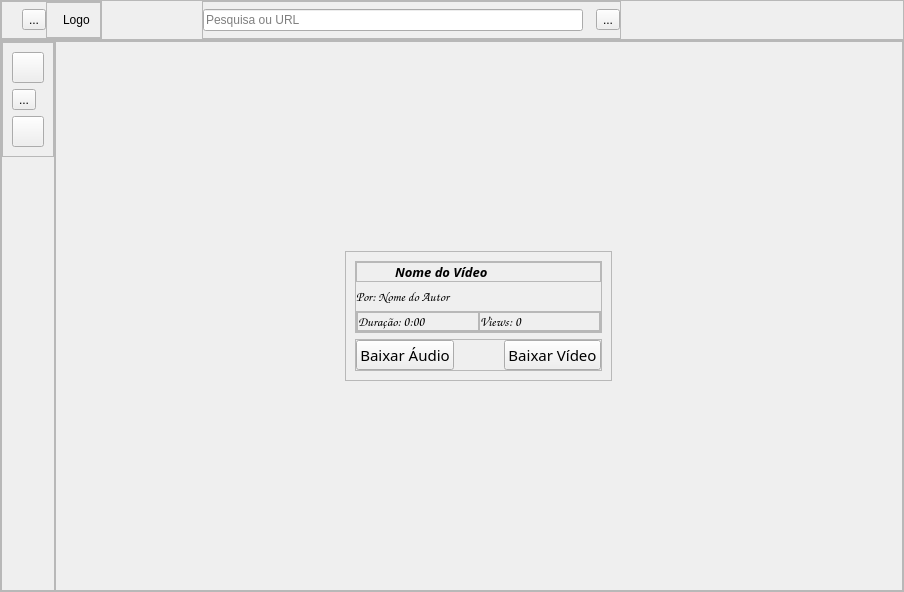
<?xml version="1.0" encoding="UTF-8"?>
<ui version="4.0">
 <class>MainWindow</class>
 <widget class="QMainWindow" name="MainWindow">
  <property name="geometry">
   <rect>
    <x>0</x>
    <y>0</y>
    <width>904</width>
    <height>592</height>
   </rect>
  </property>
  <property name="windowTitle">
   <string>MainWindow</string>
  </property>
  <property name="styleSheet">
   <string notr="true">* {
	border: 0px solid white;
}

* QLabel {
	color: #FFF;
}

QPushButton, QToolButton {
	border: 0;
}

#central_widget, #pages_stacked_widget &gt; QWidget {
	background-color: #110200;
}

#header, #menu_lateral, #frame_pages {
	border: 2px solid #fff;
}

/* Header */
#input_pesquisa {
	background-color: transparent;
	border: 1px solid #FFF;
	padding: 2px 6px;
	color: #FFF;
	border-radius: 8px;
}

#menu_lateral QToolButton {
	fill: #FFF;
}

/* Página Vídeo */
#frame_pag_video {
	background-color: transparent;
	border: 1px solid #FFF;
	color: #FFF;
	border-radius: 8px;
}

#frame_video {
	border: 1px solid #FFF;
	border-radius: 7px;
}

#frame_video_btns QPushButton {
	color: #FFF;
	border: 1px solid #FFF;
	border-radius: 9px;
	padding: 1px 14px;
}

#btn_baixar_audio {
	background-color: #900000;
}

#btn_baixar_video {
	background-color: #833803;
}</string>
  </property>
  <widget class="QWidget" name="central_widget">
   <layout class="QVBoxLayout" name="verticalLayout">
    <property name="spacing">
     <number>0</number>
    </property>
    <property name="leftMargin">
     <number>0</number>
    </property>
    <property name="topMargin">
     <number>0</number>
    </property>
    <property name="rightMargin">
     <number>0</number>
    </property>
    <property name="bottomMargin">
     <number>0</number>
    </property>
    <item>
     <widget class="QFrame" name="header">
      <property name="frameShape">
       <enum>QFrame::StyledPanel</enum>
      </property>
      <property name="frameShadow">
       <enum>QFrame::Raised</enum>
      </property>
      <layout class="QHBoxLayout" name="horizontalLayout_4">
       <property name="spacing">
        <number>100</number>
       </property>
       <property name="leftMargin">
        <number>0</number>
       </property>
       <property name="topMargin">
        <number>0</number>
       </property>
       <property name="rightMargin">
        <number>0</number>
       </property>
       <property name="bottomMargin">
        <number>0</number>
       </property>
       <item>
        <widget class="QFrame" name="frame_header_left">
         <property name="frameShape">
          <enum>QFrame::StyledPanel</enum>
         </property>
         <property name="frameShadow">
          <enum>QFrame::Raised</enum>
         </property>
         <layout class="QHBoxLayout" name="horizontalLayout_3">
          <property name="spacing">
           <number>0</number>
          </property>
          <property name="leftMargin">
           <number>20</number>
          </property>
          <property name="topMargin">
           <number>0</number>
          </property>
          <property name="rightMargin">
           <number>0</number>
          </property>
          <property name="bottomMargin">
           <number>0</number>
          </property>
          <item>
           <widget class="QToolButton" name="btn_menu">
            <property name="cursor">
             <cursorShape>PointingHandCursor</cursorShape>
            </property>
            <property name="text">
             <string>...</string>
            </property>
            <property name="icon">
             <iconset resource="icons/icons.qrc">
              <normaloff>:/icons/menu-burger.svg</normaloff>:/icons/menu-burger.svg</iconset>
            </property>
            <property name="iconSize">
             <size>
              <width>24</width>
              <height>24</height>
             </size>
            </property>
           </widget>
          </item>
          <item>
           <widget class="QFrame" name="frame_logo">
            <property name="frameShape">
             <enum>QFrame::StyledPanel</enum>
            </property>
            <property name="frameShadow">
             <enum>QFrame::Raised</enum>
            </property>
            <layout class="QHBoxLayout" name="horizontalLayout_9">
             <property name="leftMargin">
              <number>10</number>
             </property>
             <property name="topMargin">
              <number>10</number>
             </property>
             <property name="rightMargin">
              <number>10</number>
             </property>
             <property name="bottomMargin">
              <number>10</number>
             </property>
             <item>
              <widget class="QLabel" name="logo">
               <property name="text">
                <string>&lt;html&gt;&lt;head/&gt;&lt;body&gt;&lt;p&gt;&lt;img src=&quot;:/icons/icon-32x32.png&quot;/&gt;&lt;/p&gt;&lt;/body&gt;&lt;/html&gt;</string>
               </property>
              </widget>
             </item>
             <item>
              <widget class="QLabel" name="label">
               <property name="text">
                <string>Logo</string>
               </property>
              </widget>
             </item>
            </layout>
           </widget>
          </item>
         </layout>
        </widget>
       </item>
       <item>
        <widget class="QFrame" name="frame_pesquisa">
         <property name="frameShape">
          <enum>QFrame::StyledPanel</enum>
         </property>
         <property name="frameShadow">
          <enum>QFrame::Raised</enum>
         </property>
         <layout class="QHBoxLayout" name="horizontalLayout_2">
          <property name="spacing">
           <number>13</number>
          </property>
          <property name="leftMargin">
           <number>0</number>
          </property>
          <property name="topMargin">
           <number>0</number>
          </property>
          <property name="rightMargin">
           <number>0</number>
          </property>
          <property name="bottomMargin">
           <number>0</number>
          </property>
          <item>
           <widget class="QLineEdit" name="input_pesquisa">
            <property name="placeholderText">
             <string>Pesquisa ou URL</string>
            </property>
           </widget>
          </item>
          <item>
           <widget class="QToolButton" name="btn_pesquisar">
            <property name="cursor">
             <cursorShape>PointingHandCursor</cursorShape>
            </property>
            <property name="text">
             <string>...</string>
            </property>
            <property name="icon">
             <iconset resource="icons/icons.qrc">
              <normaloff>:/icons/search.svg</normaloff>:/icons/search.svg</iconset>
            </property>
            <property name="iconSize">
             <size>
              <width>24</width>
              <height>24</height>
             </size>
            </property>
           </widget>
          </item>
         </layout>
        </widget>
       </item>
       <item>
        <spacer name="horizontalSpacer">
         <property name="orientation">
          <enum>Qt::Horizontal</enum>
         </property>
         <property name="sizeType">
          <enum>QSizePolicy::Fixed</enum>
         </property>
         <property name="sizeHint" stdset="0">
          <size>
           <width>282</width>
           <height>20</height>
          </size>
         </property>
        </spacer>
       </item>
      </layout>
     </widget>
    </item>
    <item>
     <widget class="QFrame" name="main_frame">
      <property name="frameShape">
       <enum>QFrame::StyledPanel</enum>
      </property>
      <property name="frameShadow">
       <enum>QFrame::Raised</enum>
      </property>
      <layout class="QHBoxLayout" name="horizontalLayout">
       <property name="spacing">
        <number>0</number>
       </property>
       <property name="leftMargin">
        <number>0</number>
       </property>
       <property name="topMargin">
        <number>0</number>
       </property>
       <property name="rightMargin">
        <number>0</number>
       </property>
       <property name="bottomMargin">
        <number>0</number>
       </property>
       <item>
        <widget class="QFrame" name="menu_lateral">
         <property name="frameShape">
          <enum>QFrame::StyledPanel</enum>
         </property>
         <property name="frameShadow">
          <enum>QFrame::Raised</enum>
         </property>
         <layout class="QVBoxLayout" name="verticalLayout_2">
          <property name="spacing">
           <number>0</number>
          </property>
          <property name="leftMargin">
           <number>0</number>
          </property>
          <property name="topMargin">
           <number>0</number>
          </property>
          <property name="rightMargin">
           <number>0</number>
          </property>
          <property name="bottomMargin">
           <number>0</number>
          </property>
          <item alignment="Qt::AlignTop">
           <widget class="QFrame" name="menu_btns">
            <property name="frameShape">
             <enum>QFrame::StyledPanel</enum>
            </property>
            <property name="frameShadow">
             <enum>QFrame::Raised</enum>
            </property>
            <layout class="QVBoxLayout" name="verticalLayout_5">
             <item>
              <widget class="QToolButton" name="btn_pag_home">
               <property name="cursor">
                <cursorShape>PointingHandCursor</cursorShape>
               </property>
               <property name="icon">
                <iconset resource="icons/icons.qrc">
                 <normaloff>:/icons/home.svg</normaloff>:/icons/home.svg</iconset>
               </property>
               <property name="iconSize">
                <size>
                 <width>24</width>
                 <height>24</height>
                </size>
               </property>
               <property name="toolButtonStyle">
                <enum>Qt::ToolButtonIconOnly</enum>
               </property>
               <property name="arrowType">
                <enum>Qt::NoArrow</enum>
               </property>
              </widget>
             </item>
             <item>
              <widget class="QToolButton" name="btn_pag_video">
               <property name="cursor">
                <cursorShape>PointingHandCursor</cursorShape>
               </property>
               <property name="text">
                <string>...</string>
               </property>
               <property name="icon">
                <iconset resource="icons/icons.qrc">
                 <normaloff>:/icons/play-alt-fill.svg</normaloff>:/icons/play-alt-fill.svg</iconset>
               </property>
               <property name="iconSize">
                <size>
                 <width>24</width>
                 <height>24</height>
                </size>
               </property>
              </widget>
             </item>
             <item>
              <widget class="QToolButton" name="btn_pag_favoritos">
               <property name="cursor">
                <cursorShape>PointingHandCursor</cursorShape>
               </property>
               <property name="icon">
                <iconset resource="icons/icons.qrc">
                 <normaloff>:/icons/heart.svg</normaloff>:/icons/heart.svg</iconset>
               </property>
               <property name="iconSize">
                <size>
                 <width>24</width>
                 <height>24</height>
                </size>
               </property>
               <property name="toolButtonStyle">
                <enum>Qt::ToolButtonIconOnly</enum>
               </property>
              </widget>
             </item>
            </layout>
           </widget>
          </item>
         </layout>
        </widget>
       </item>
       <item>
        <widget class="QFrame" name="frame_pages">
         <property name="frameShape">
          <enum>QFrame::StyledPanel</enum>
         </property>
         <property name="frameShadow">
          <enum>QFrame::Raised</enum>
         </property>
         <layout class="QHBoxLayout" name="horizontalLayout_5">
          <property name="spacing">
           <number>0</number>
          </property>
          <property name="leftMargin">
           <number>0</number>
          </property>
          <property name="topMargin">
           <number>0</number>
          </property>
          <property name="rightMargin">
           <number>0</number>
          </property>
          <property name="bottomMargin">
           <number>0</number>
          </property>
          <item>
           <widget class="QStackedWidget" name="pages_stacked_widget">
            <property name="currentIndex">
             <number>1</number>
            </property>
            <widget class="QWidget" name="pag_home">
             <layout class="QVBoxLayout" name="verticalLayout_3">
              <item alignment="Qt::AlignHCenter|Qt::AlignVCenter">
               <widget class="QFrame" name="frame_centro_home">
                <property name="frameShape">
                 <enum>QFrame::StyledPanel</enum>
                </property>
                <property name="frameShadow">
                 <enum>QFrame::Raised</enum>
                </property>
                <layout class="QVBoxLayout" name="verticalLayout_4">
                 <item>
                  <widget class="QFrame" name="topo_centro">
                   <property name="frameShape">
                    <enum>QFrame::StyledPanel</enum>
                   </property>
                   <property name="frameShadow">
                    <enum>QFrame::Raised</enum>
                   </property>
                   <layout class="QHBoxLayout" name="horizontalLayout_6">
                    <item alignment="Qt::AlignHCenter|Qt::AlignVCenter">
                     <widget class="QLabel" name="logo_2">
                      <property name="text">
                       <string>&lt;html&gt;&lt;head/&gt;&lt;body&gt;&lt;p align=&quot;center&quot;&gt;&lt;img src=&quot;:/icons/icon-200x200.png&quot;/&gt;&lt;/p&gt;&lt;/body&gt;&lt;/html&gt;</string>
                      </property>
                      <property name="textFormat">
                       <enum>Qt::MarkdownText</enum>
                      </property>
                     </widget>
                    </item>
                   </layout>
                  </widget>
                 </item>
                 <item>
                  <widget class="QFrame" name="meio_centro">
                   <property name="frameShape">
                    <enum>QFrame::StyledPanel</enum>
                   </property>
                   <property name="frameShadow">
                    <enum>QFrame::Raised</enum>
                   </property>
                   <layout class="QHBoxLayout" name="horizontalLayout_7">
                    <item alignment="Qt::AlignHCenter|Qt::AlignVCenter">
                     <widget class="QLabel" name="label_logo">
                      <property name="text">
                       <string>Título brabo</string>
                      </property>
                     </widget>
                    </item>
                   </layout>
                  </widget>
                 </item>
                 <item>
                  <widget class="QFrame" name="baixo_centro">
                   <property name="frameShape">
                    <enum>QFrame::StyledPanel</enum>
                   </property>
                   <property name="frameShadow">
                    <enum>QFrame::Raised</enum>
                   </property>
                   <layout class="QHBoxLayout" name="horizontalLayout_8">
                    <item alignment="Qt::AlignHCenter|Qt::AlignVCenter">
                     <widget class="QLabel" name="label_descricao">
                      <property name="text">
                       <string>Descrição mais top que já existiu</string>
                      </property>
                     </widget>
                    </item>
                   </layout>
                  </widget>
                 </item>
                </layout>
               </widget>
              </item>
             </layout>
            </widget>
            <widget class="QWidget" name="pag_video">
             <layout class="QVBoxLayout" name="verticalLayout_8">
              <item alignment="Qt::AlignHCenter|Qt::AlignVCenter">
               <widget class="QFrame" name="frame_pag_video">
                <property name="frameShape">
                 <enum>QFrame::StyledPanel</enum>
                </property>
                <property name="frameShadow">
                 <enum>QFrame::Raised</enum>
                </property>
                <layout class="QVBoxLayout" name="verticalLayout_7">
                 <item>
                  <widget class="QFrame" name="frame__info_video">
                   <property name="frameShape">
                    <enum>QFrame::StyledPanel</enum>
                   </property>
                   <property name="frameShadow">
                    <enum>QFrame::Raised</enum>
                   </property>
                   <layout class="QVBoxLayout" name="verticalLayout_6">
                    <property name="leftMargin">
                     <number>0</number>
                    </property>
                    <property name="topMargin">
                     <number>0</number>
                    </property>
                    <property name="rightMargin">
                     <number>0</number>
                    </property>
                    <property name="bottomMargin">
                     <number>0</number>
                    </property>
                    <item>
                     <widget class="QFrame" name="frame_video">
                      <property name="frameShape">
                       <enum>QFrame::StyledPanel</enum>
                      </property>
                      <property name="frameShadow">
                       <enum>QFrame::Raised</enum>
                      </property>
                      <layout class="QHBoxLayout" name="horizontalLayout_11">
                       <property name="leftMargin">
                        <number>0</number>
                       </property>
                       <property name="topMargin">
                        <number>0</number>
                       </property>
                       <property name="rightMargin">
                        <number>0</number>
                       </property>
                       <property name="bottomMargin">
                        <number>0</number>
                       </property>
                       <item>
                        <widget class="QLabel" name="icone_video">
                         <property name="maximumSize">
                          <size>
                           <width>32</width>
                           <height>32</height>
                          </size>
                         </property>
                         <property name="pixmap">
                          <pixmap resource="icons/icons.qrc">:/icons/play.svg</pixmap>
                         </property>
                         <property name="scaledContents">
                          <bool>true</bool>
                         </property>
                        </widget>
                       </item>
                       <item>
                        <widget class="QLabel" name="nome_video">
                         <property name="font">
                          <font>
                           <family>Ebrima</family>
                           <pointsize>10</pointsize>
                           <italic>true</italic>
                           <bold>true</bold>
                          </font>
                         </property>
                         <property name="text">
                          <string>Nome do Vídeo</string>
                         </property>
                         <property name="wordWrap">
                          <bool>true</bool>
                         </property>
                        </widget>
                       </item>
                      </layout>
                     </widget>
                    </item>
                    <item>
                     <widget class="QLabel" name="label_nome_autor">
                      <property name="font">
                       <font>
                        <family>Comic Sans MS</family>
                        <pointsize>10</pointsize>
                        <italic>true</italic>
                       </font>
                      </property>
                      <property name="text">
                       <string>Por: Nome do Autor</string>
                      </property>
                     </widget>
                    </item>
                    <item>
                     <widget class="QFrame" name="frame_dura_view">
                      <property name="frameShape">
                       <enum>QFrame::StyledPanel</enum>
                      </property>
                      <property name="frameShadow">
                       <enum>QFrame::Raised</enum>
                      </property>
                      <layout class="QHBoxLayout" name="horizontalLayout_13">
                       <property name="spacing">
                        <number>0</number>
                       </property>
                       <property name="leftMargin">
                        <number>0</number>
                       </property>
                       <property name="topMargin">
                        <number>0</number>
                       </property>
                       <property name="rightMargin">
                        <number>0</number>
                       </property>
                       <property name="bottomMargin">
                        <number>0</number>
                       </property>
                       <item>
                        <widget class="QFrame" name="frame_duracao">
                         <property name="frameShape">
                          <enum>QFrame::StyledPanel</enum>
                         </property>
                         <property name="frameShadow">
                          <enum>QFrame::Raised</enum>
                         </property>
                         <layout class="QHBoxLayout" name="horizontalLayout_12">
                          <property name="spacing">
                           <number>0</number>
                          </property>
                          <property name="leftMargin">
                           <number>0</number>
                          </property>
                          <property name="topMargin">
                           <number>0</number>
                          </property>
                          <property name="rightMargin">
                           <number>0</number>
                          </property>
                          <property name="bottomMargin">
                           <number>0</number>
                          </property>
                          <item>
                           <widget class="QLabel" name="label_duracao">
                            <property name="font">
                             <font>
                              <family>Comic Sans MS</family>
                              <pointsize>10</pointsize>
                             </font>
                            </property>
                            <property name="text">
                             <string>Duração: 0:00</string>
                            </property>
                           </widget>
                          </item>
                         </layout>
                        </widget>
                       </item>
                       <item>
                        <widget class="QFrame" name="frame_views">
                         <property name="frameShape">
                          <enum>QFrame::StyledPanel</enum>
                         </property>
                         <property name="frameShadow">
                          <enum>QFrame::Raised</enum>
                         </property>
                         <layout class="QHBoxLayout" name="horizontalLayout_14">
                          <property name="spacing">
                           <number>0</number>
                          </property>
                          <property name="leftMargin">
                           <number>0</number>
                          </property>
                          <property name="topMargin">
                           <number>0</number>
                          </property>
                          <property name="rightMargin">
                           <number>0</number>
                          </property>
                          <property name="bottomMargin">
                           <number>0</number>
                          </property>
                          <item>
                           <widget class="QLabel" name="label_views">
                            <property name="font">
                             <font>
                              <family>Comic Sans MS</family>
                              <pointsize>10</pointsize>
                             </font>
                            </property>
                            <property name="text">
                             <string>Views: 0</string>
                            </property>
                           </widget>
                          </item>
                         </layout>
                        </widget>
                       </item>
                      </layout>
                     </widget>
                    </item>
                   </layout>
                  </widget>
                 </item>
                 <item>
                  <widget class="QFrame" name="frame_video_btns">
                   <property name="frameShape">
                    <enum>QFrame::StyledPanel</enum>
                   </property>
                   <property name="frameShadow">
                    <enum>QFrame::Raised</enum>
                   </property>
                   <layout class="QHBoxLayout" name="horizontalLayout_10">
                    <property name="spacing">
                     <number>50</number>
                    </property>
                    <property name="leftMargin">
                     <number>0</number>
                    </property>
                    <property name="topMargin">
                     <number>0</number>
                    </property>
                    <property name="rightMargin">
                     <number>0</number>
                    </property>
                    <property name="bottomMargin">
                     <number>0</number>
                    </property>
                    <item>
                     <widget class="QPushButton" name="btn_baixar_audio">
                      <property name="font">
                       <font>
                        <family>Microsoft YaHei</family>
                        <pointsize>11</pointsize>
                        <bold>false</bold>
                       </font>
                      </property>
                      <property name="cursor">
                       <cursorShape>PointingHandCursor</cursorShape>
                      </property>
                      <property name="text">
                       <string>Baixar Áudio</string>
                      </property>
                     </widget>
                    </item>
                    <item>
                     <widget class="QPushButton" name="btn_baixar_video">
                      <property name="font">
                       <font>
                        <family>Microsoft YaHei</family>
                        <pointsize>11</pointsize>
                        <bold>false</bold>
                       </font>
                      </property>
                      <property name="cursor">
                       <cursorShape>PointingHandCursor</cursorShape>
                      </property>
                      <property name="text">
                       <string>Baixar Vídeo</string>
                      </property>
                     </widget>
                    </item>
                   </layout>
                  </widget>
                 </item>
                </layout>
               </widget>
              </item>
             </layout>
            </widget>
           </widget>
          </item>
         </layout>
        </widget>
       </item>
      </layout>
     </widget>
    </item>
   </layout>
  </widget>
 </widget>
 <resources>
  <include location="icons/icons.qrc"/>
 </resources>
 <connections/>
</ui>
